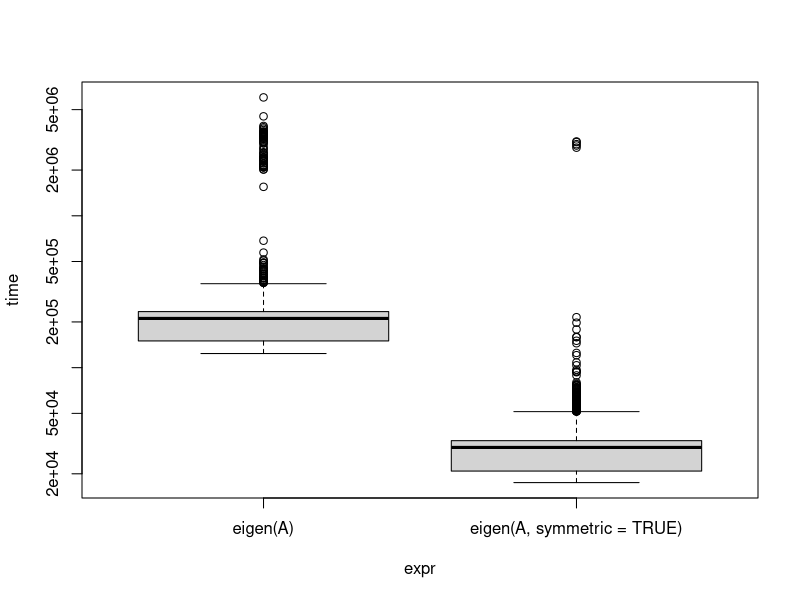
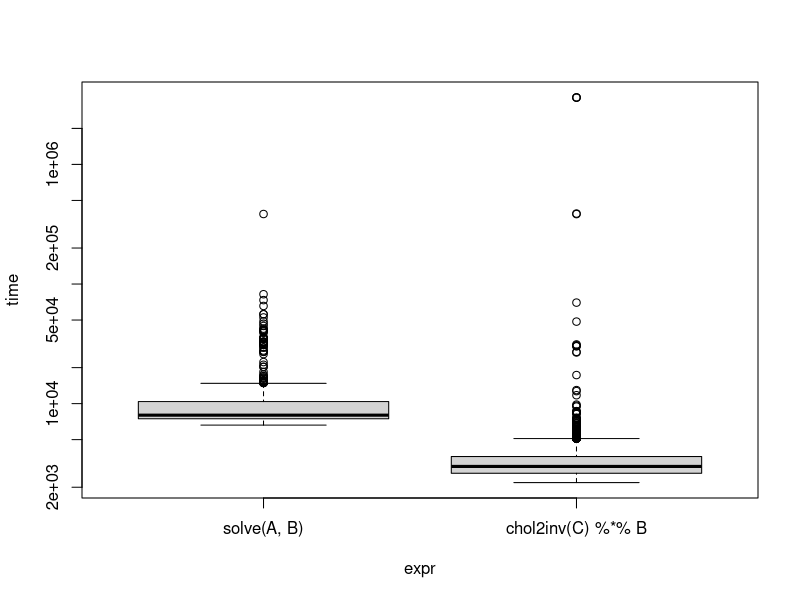

Recreate these plots in R, in order.
## ---- chunk 1
set.seed(20180212)
library(microbenchmark)
A <- rWishart(n = 1, df = 15, Sigma = diag(10))[,,1]
B <- rWishart(n = 1, df = 15, Sigma = diag(10))[,,1]
invbench <- microbenchmark(
  solve(A) %*% B,
  solve(A, B),
  qr.solve(A,B),
  times = 1e4
)
print(invbench)


## ---- chunk 2
eigenbench <- microbenchmark(
  eigen(A),
  eigen(A, symmetric = TRUE),
  times = 1e4
) 
eigenA <- eigen(A)
print(eigenbench)
plot(eigenbench, log = "y")
## ---- chunk 3
cholinv <- microbenchmark(
  solve(A, B), # worked best last time
  solve(A) %*% B,
  chol2inv(chol(A)) %*% B, 
  times = 1e4
)
print(cholinv)
## ---- chunk 4
C <- chol(A)
cholinv <- microbenchmark(
  solve(A, B), # worked best last time
  chol2inv(C) %*% B, 
  times = 1e4
)
print(cholinv)
plot(cholinv, log = "y")
## ---- chunk 5
detbenchmark <- microbenchmark(
  det(A),
  prod(diag((chol(A))))^2,
  prod(diag(C))^2, # C = chol(A)
  prod(eigen(A, symmetric = TRUE)$values),
  prod(eigenA$values) # eigenA = eigen(A)
)
print(detbenchmark)
